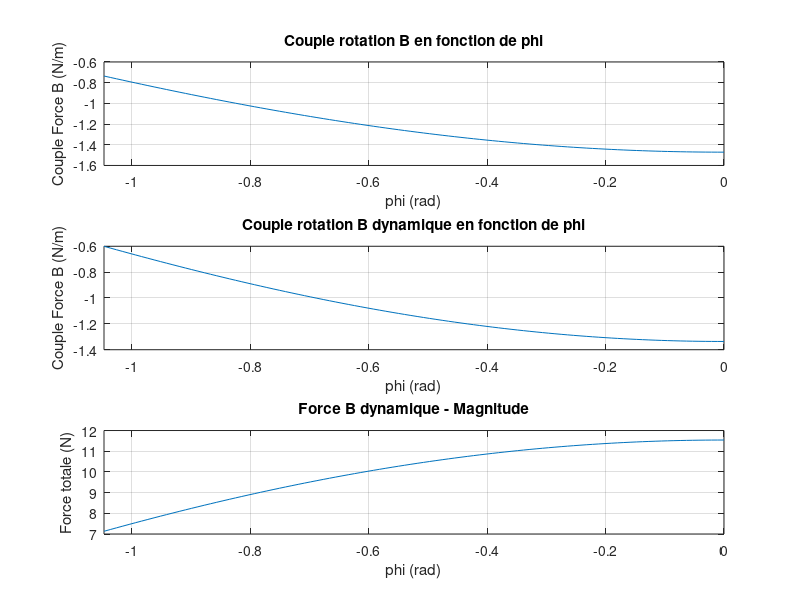

This figure's MATLAB source:
disp('Courbes statique dynamique pour la validation');

%{
On considère la force FB et le couple CB exercés sur l’extrémité B de BA. FB est appliquée par OB
alors que CB est appliqué par MB. Il faut déterminer FB et le moment de CB en fonction des m_Asses,
des angles et de l1 et l 2, dans le cas où le robot est immobile. Il faut aussi déterminer FB et le
moment de CB, dans le cas où BA tourne avec une accélération angulaire constante BA pendant que OB est immobile

Vous décidez de illustrer vos résultats à l’aide de m_ATLAB en produisant des courbes de l'évolution
du moment de CB dans les cas statique et dynamique, le tout en fonction de  lorsque  est
compris entre -/3 et /3. On prendra l0 = 50 cm, l1 = l2 = 25 cm, m_A=100 g, mBA= 1 kg et BA = 5
rad/s2.

Il faut déterminer FB et CB, dans le cas où BA tourne avec une accélération
angulaire constante BA pendant que OB est immobile.
%}

l0 = 0.5;
l1 = 0.25;
l2 = 0.25;
m_OB = 1;
m_AB= 1;
m_A = 0.1;
alpha_AB = 5;
G  = 9.81;

phi = linspace(0,-pi/3,100);
figure('Name', 'Hello', 'NumberTitle', 'off');


% Statique %
force_gravite_AB = m_AB * G * cos(phi);
force_gravite_A = m_A * G * cos(phi);
force_B = force_gravite_AB + force_gravite_A;

couple_gravite = force_gravite_AB * l2/2 + force_gravite_A * l2;
couple_B = -couple_gravite;


subplot(3, 1, 1);
plot(phi, couple_B);
grid on;
title('Couple rotation B en fonction de phi');
xlabel('phi (rad)');
ylabel('Couple Force B (N/m)');
xlim([-pi/3, 0]);

% Dynamique %
omega_AB = sqrt(2 * alpha_AB * abs(phi - phi(1)));
acceleration_lin_AB_normale = omega_AB.^2 * l2/2;
acceleration_lin_AB_tangente = alpha_AB * l2/2;
acceleration_lin_A_normale = omega_AB.^2 * l2;
acceleration_lin_A_tangente = alpha_AB * l2;
acceleration_lin_AB_normale_x = acceleration_lin_AB_normale .* cos(phi + pi);
acceleration_lin_AB_normale_y = acceleration_lin_AB_normale .* sin(phi + pi);
acceleration_lin_AB_tangente_x = acceleration_lin_AB_tangente .* cos(phi + pi/2);
acceleration_lin_AB_tangente_y = acceleration_lin_AB_tangente .* sin(phi + pi/2);
acceleration_lin_A_normale_x = acceleration_lin_A_normale .* cos(phi + pi);
acceleration_lin_A_normale_y = acceleration_lin_A_normale .* sin(phi + pi);
acceleration_lin_A_tangente_x = acceleration_lin_A_tangente .* cos(phi + pi/2);
acceleration_lin_A_tangente_y = acceleration_lin_A_tangente .* sin(phi + pi/2);
force_B_dyn_x = m_AB * (acceleration_lin_AB_normale_x + acceleration_lin_AB_tangente_x) + m_A * (acceleration_lin_A_normale_x + acceleration_lin_A_tangente_x);
force_B_dyn_y = m_AB * (acceleration_lin_AB_normale_y + acceleration_lin_AB_tangente_y) + m_A * (acceleration_lin_A_normale_y + acceleration_lin_A_tangente_y) + force_B;

moment_AB = m_AB * l2^2 / 3;
moment_A = m_A * l2^2;
moments = moment_AB + moment_A;
inertie = moments * alpha_AB;
couple_B_dyn = inertie - couple_gravite;


subplot(3, 1, 2);
plot(phi, couple_B_dyn);
grid on;
title('Couple rotation B dynamique en fonction de phi');
xlabel('phi (rad)');
ylabel('Couple Force B (N/m)');
xlim([-pi/3, 0]);

subplot(3, 1, 3);
plot(phi, sqrt(force_B_dyn_x.^2 + force_B_dyn_y.^2));
grid on;
title('Force B dynamique - Magnitude');
xlabel('phi (rad)');
ylabel('Force totale (N)');
xlim([-pi/3, 0]);
